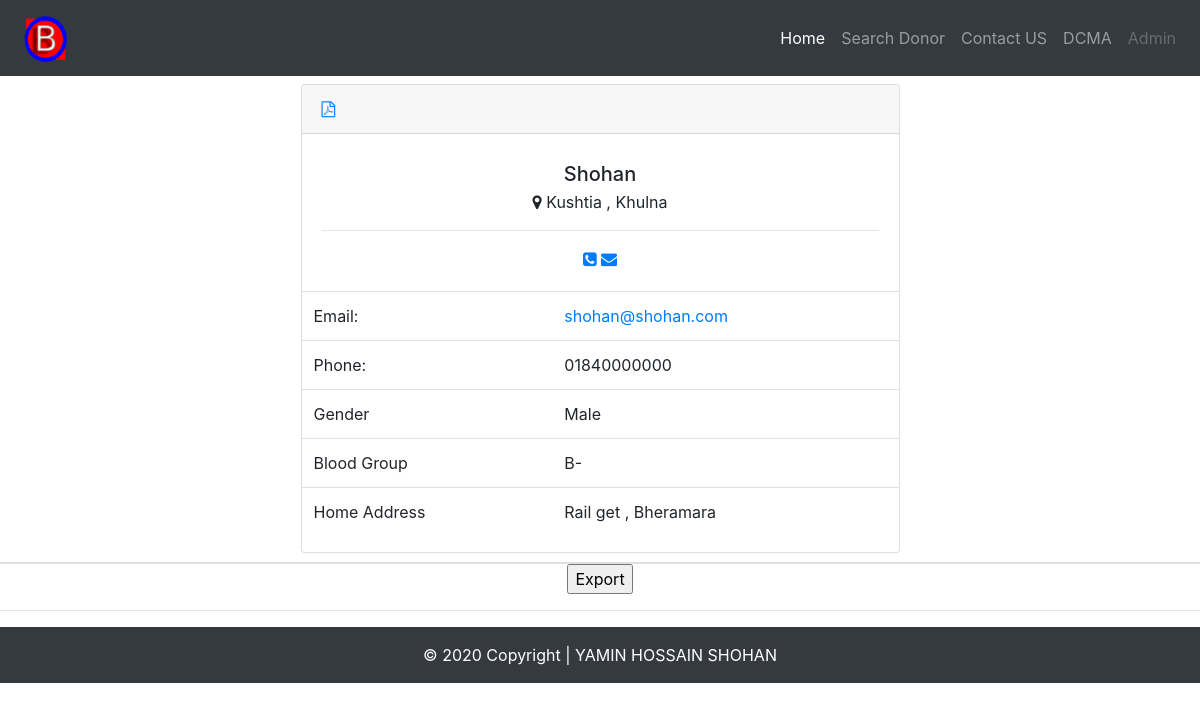
The page /user/23 on the database its author committed.
### tables this page shows
CREATE TABLE users (id INTEGER PRIMARY KEY AUTOINCREMENT, name TEXT, email TEXT, number TEXT, blood_group TEXT, age TEXT, donar_type TEXT, gender TEXT, street TEXT, area TEXT, city TEXT, district TEXT, date TEXT, ip TEXT, status INT);

### needyamin/app.py (the view)
@app.route('/user/<int:user_id>')
def show_post(user_id):
    with sqlite3.connect("needyamin.db") as con:
        try:
            con.row_factory = sqlite3.Row
            cur = con.cursor()
            cur.execute("select * from users where id= ?",(user_id,))
            rows = cur.fetchall()
            msg = "success"
        except:
            msg = "wrong method"
        finally:
         return render_template("profile.html", rows = rows);

### needyamin/templates/profile.html (shortened to what this page needs)
{% extends "base.html" %}
{% block content %}
<link rel="stylesheet" href="https://stackpath.bootstrapcdn.com/font-awesome/4.7.0/css/font-awesome.min.css">
<div class="row">
<div class="col-sm-3"> </div>
<div class="col-sm-6 p-2">
<div class="card">
    <div class="card-header">
        <strong class="card-title mb-3"> <a href="#"  onclick="Export()" title="Download As PDF"><i class="fa fa-file-pdf-o" aria-hidden="true"></i></a></strong>
    </div>
    <div class="card-body">
        <div class="mx-auto d-block">
            <h5 class="text-sm-center mt-2 mb-1">{% for row in rows %} {{row["name"]}}   {% endfor %}</h5>
            <div class="location text-sm-center"><i class="fa fa-map-marker"></i> {% for row in rows %} {{row["city"]}}  {% endfor %},{% for row in rows %} {{row["district"]}}  {% endfor %}
            </div>
        </div>
        <hr>
        <div class="card-text text-sm-center">
            <a href="tel:{% for row in rows %} {{row['number']}} {% endfor %}"><i class="fa fa-phone-square" aria-hidden="true"></i></a>
            <a href="mailto:{% for row in rows %} {{row['email']}} {% endfor %}"><i class="fa fa-envelope" aria-hidden="true"></i></a>
        </div>
    </div>
    <table class="table table-user-information" id="table">
      <tbody>
        <tr>
          <td>Email:</td>
          <td><a href="mailto:{% for row in rows %} {{row['email']}}  {% endfor %}">{% for row in rows %} {{row["email"]}}  {% endfor %}</a></td>
        </tr>
        <tr>
          <td>Phone:</td>
          <td>{% for row in rows %} {{row["number"]}}  {% endfor %}</td>
        </tr>
        <tr>
          <td>Gender</td>
          <td>{% for row in rows %} {{row["gender"]}}  {% endfor %}</td>
        </tr>
           <tr>
               <tr>
          <td>Blood Group</td>
          <td>{% for row in rows %} {{row["blood_group"]}}  {% endfor %}</td>
        </tr>
          <tr>
          <td>Home Address</td>
          <td>{% for row in rows %} {{row["street"]}}  {% endfor %}, {% for row in rows %} {{row["area"]}}  {% endfor %}</td>
        </tr>
      </tbody>
    </table>
</div>
<div class="col-sm-3"> </div>
</div>
</div>
<center><div class="card"></div> <input type="button" id="btnExport" value="Export" onclick="Export()" /> </div> </center>
{% endblock %}

### rows shown on the page
users: name "Shohan", city "Kushtia", district "Khulna", email "shohan@shohan.com", number "01840000000", gender "Male", blood_group "B-", street "Rail get", area "Bheramara"
